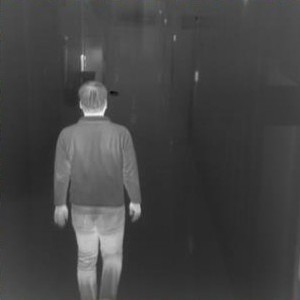
%> input picture Final_Paper/manWalkIR.jpg, 300 x 300 px
$ octave std_samp3.m   (GNU Octave 9; MATLAB toolbox functions it lacks are replaced by stand-ins)
%> lines starting %> are read from the running program, lines starting %| are printed output that depends on the picture; in (x1, y1, x2, y2) boxes, pixels count from 0 and x2, y2 are one past the last pixel; in counts of white or black regions, pixels touching at a corner belong together; the program's own positions count from 1
% hybrid_std_dwt_fusion_ir_sal_vi_bg.m
% Modified: apply salient mask to IR only, background mask to VIS only.
% Also perform mean/std matching to keep final fused image metrics stable.

clear; clc; close all;

% ----------------------------
% Load images
% ----------------------------
ir = im2double(imread('manWalkIR.jpg'));        % infrared image
vi = im2double(imread('manWalkVB.jpg'));        % visible image
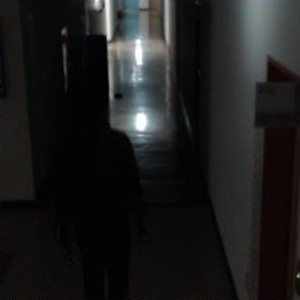
%> input picture Final_Paper/manWalkVB.jpg, 300 x 300 px

% Convert both to grayscale if RGB
if size(ir,3) > 1
    ir_gray = rgb2gray(ir);
else
    ir_gray = ir;
end

if size(vi,3) > 1
    vi_gray = rgb2gray(vi);
else
    vi_gray = vi;
end

% Resize both to same target size
targetSize = [256 256];
ir_gray = imresize(ir_gray, targetSize);
%> ir_gray: size 256x256 double
vi_gray = imresize(vi_gray, targetSize);
%> vi_gray: size 256x256 double

% ----------------------------
% STD fusion to obtain background and salient masks
% ----------------------------
% Saliency mask from IR (salient regions)
salient_mask = imbinarize(mat2gray(ir_gray),'adaptive');
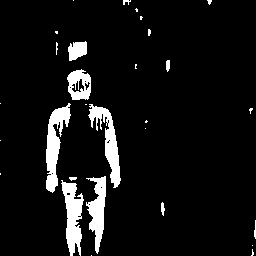
%> salient_mask: size 256x256 logical; 7.4% white; 29 white regions (18 under 20 px), largest, box (x1, y1, x2, y2) and area: (46, 103, 71, 193) 1035, (61, 180, 84, 256) 970, (88, 104, 121, 188) 958
salient_mask = imgaussfilt(double(salient_mask),2);
%> salient_mask: size 256x256 double
salient_mask = mat2gray(salient_mask);

% Background mask (non-salient regions)
background_mask = 1 - salient_mask;

% ----------------------------
% Apply masks to visible and IR images
% ----------------------------
% Important change:
% - Salient parts should come from IR only (apply salient_mask to IR)
% - Background parts should come from VI only (apply background_mask to VI)

% Salient parts (from IR only)
salient_ir = ir_gray .* salient_mask;
% We'll not use VI info for salient parts (set to zeros)
salient_vi = zeros(size(salient_ir));

% Background parts (from VI only)
background_vi = vi_gray .* background_mask;
% We'll not use IR info for background parts (set to zeros)
background_ir = zeros(size(background_vi));

% ----------------------------
% DWT on the masked images
% ----------------------------
waveletType = 'db2';   % Daubechies-2

% DWT on salient parts (IR only)
[sal_irA, sal_irH, sal_irV, sal_irD] = dwt2(salient_ir, waveletType);
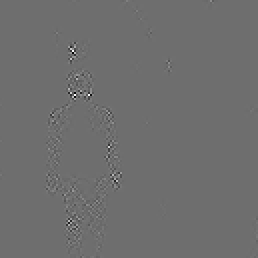
%> sal_irD: size 129x129 double (shown 2 times larger); min -0.026, max 0.0339, mean 1.05e-06; drawn with min black and max white
[sal_viA, sal_viH, sal_viV, sal_viD] = dwt2(salient_vi, waveletType);

% DWT on background parts (VI only)
[bg_irA, bg_irH, bg_irV, bg_irD] = dwt2(background_ir, waveletType);
[bg_viA, bg_viH, bg_viV, bg_viD] = dwt2(background_vi, waveletType);
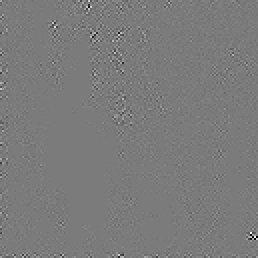
%> bg_viD: size 129x129 double (shown 2 times larger); min -0.0249, max 0.0266, mean -1.55e-06; drawn with min black and max white

% ----------------------------
% Fuse subbands using STD fusion (but now with IR-only for salient and VI-only for bg)
% ----------------------------
% Keep fusion scheme but since one source is zero in each region it reduces to weighted IR or VI
alpha = 0.7; beta = 0.3;

% Resize masks to subband sizes (all subbands same size for level 1)
sal_mask_sub = imresize(salient_mask, 'OutputSize', size(sal_irA));
bg_mask_sub  = imresize(background_mask, 'OutputSize', size(bg_viA));
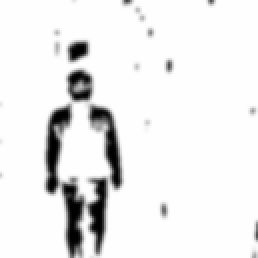
%> bg_mask_sub: size 129x129 double (shown 2 times larger); min -0.00548, max 1, mean 0.926; drawn with min black and max white

% --- Salient subbands: prefer IR (VI subbands are zeros) ---
% We still keep formula shape so it's easy to relax/change later
fused_sal_A = sal_mask_sub .* (alpha*sal_irA + beta*sal_viA) + ...
              (1-sal_mask_sub) .* (0.4*sal_irA + 0.6*sal_viA);
fused_sal_H = sal_mask_sub .* (alpha*sal_irH + beta*sal_viH) + ...
              (1-sal_mask_sub) .* (0.4*sal_irH + 0.6*sal_viH);
fused_sal_V = sal_mask_sub .* (alpha*sal_irV + beta*sal_viV) + ...
              (1-sal_mask_sub) .* (0.4*sal_irV + 0.6*sal_viV);
fused_sal_D = sal_mask_sub .* (alpha*sal_irD + beta*sal_viD) + ...
              (1-sal_mask_sub) .* (0.4*sal_irD + 0.6*sal_viD);

% --- Background subbands: prefer VI (IR subbands are zeros) ---
fused_bg_A = bg_mask_sub .* (alpha*bg_irA + beta*bg_viA) + ...
             (1-bg_mask_sub) .* (0.4*bg_irA + 0.6*bg_viA);
fused_bg_H = bg_mask_sub .* (alpha*bg_irH + beta*bg_viH) + ...
             (1-bg_mask_sub) .* (0.4*bg_irH + 0.6*bg_viH);
fused_bg_V = bg_mask_sub .* (alpha*bg_irV + beta*bg_viV) + ...
             (1-bg_mask_sub) .* (0.4*bg_irV + 0.6*bg_viV);
fused_bg_D = bg_mask_sub .* (alpha*bg_irD + beta*bg_viD) + ...
             (1-bg_mask_sub) .* (0.4*bg_irD + 0.6*bg_viD);

% Note:
% Because sal_vi* and bg_ir* are zeros, fused_sal_* is essentially weighted sal_ir_*
% and fused_bg_* is essentially weighted bg_vi_*. Fusion formulas kept for clarity.

% ----------------------------
% IDWT reconstruction
% ----------------------------
fused_salient = idwt2(fused_sal_A, fused_sal_H, fused_sal_V, fused_sal_D, waveletType);
fused_background = idwt2(fused_bg_A, fused_bg_H, fused_bg_V, fused_bg_D, waveletType);

% Combine salient and background fused images
fused = fused_salient + fused_background;
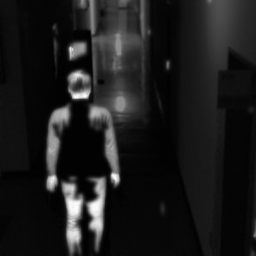
%> fused: size 256x256 double; min -0.00139, max 0.532, mean 0.057; drawn with min black and max white

% ----------------------------
% Stabilize final fused image so metrics don't vary much
% Match fused image mean/std to average of IR and VI means/stds
% ----------------------------
% Resize input references to fused size
ir_resized = im2double(mat2gray(imresize(ir_gray,  size(fused))));
vi_resized = im2double(mat2gray(imresize(vi_gray,  size(fused))));

% Compute target mean/std as the average of both inputs (you can tweak to prefer one)
mean_ir = mean(ir_resized(:));
%> mean_ir = 0.234
std_ir  = std2(ir_resized);
%> std_ir = 0.117
mean_vi = mean(vi_resized(:));
%> mean_vi = 0.118
std_vi  = std2(vi_resized);
%> std_vi = 0.143

target_mean = (mean_ir + mean_vi) / 2;
%> target_mean = 0.176
target_std  = (std_ir  + std_vi)  / 2;
%> target_std = 0.13

% Current fused stats
fused = im2double(fused);
mean_fused = mean(fused(:));
%> mean_fused = 0.057
std_fused  = std2(fused);
%> std_fused = 0.0823

% If std_fused is extremely small (flat image), avoid division by zero
if std_fused < 1e-6
    std_fused = 1e-6;
end

% Match mean and std
fused_matched = (fused - mean_fused) .* (target_std ./ std_fused) + target_mean;
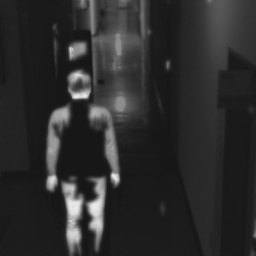
%> fused_matched: size 256x256 double; min 0.0834, max 0.929, mean 0.176

% Clip and normalize to [0,1]
fused_matched = mat2gray(fused_matched);

fused_gray = fused_matched;

% ----------------------------
% Metrics (recompute/rescale as needed)
% ----------------------------
% Ensure resized references are in [0,1] as above
ir_resized = im2double(mat2gray(imresize(ir_gray,  size(fused_gray))));
vi_resized = im2double(mat2gray(imresize(vi_gray,  size(fused_gray))));

% PSNR
%> (the run ends here)
